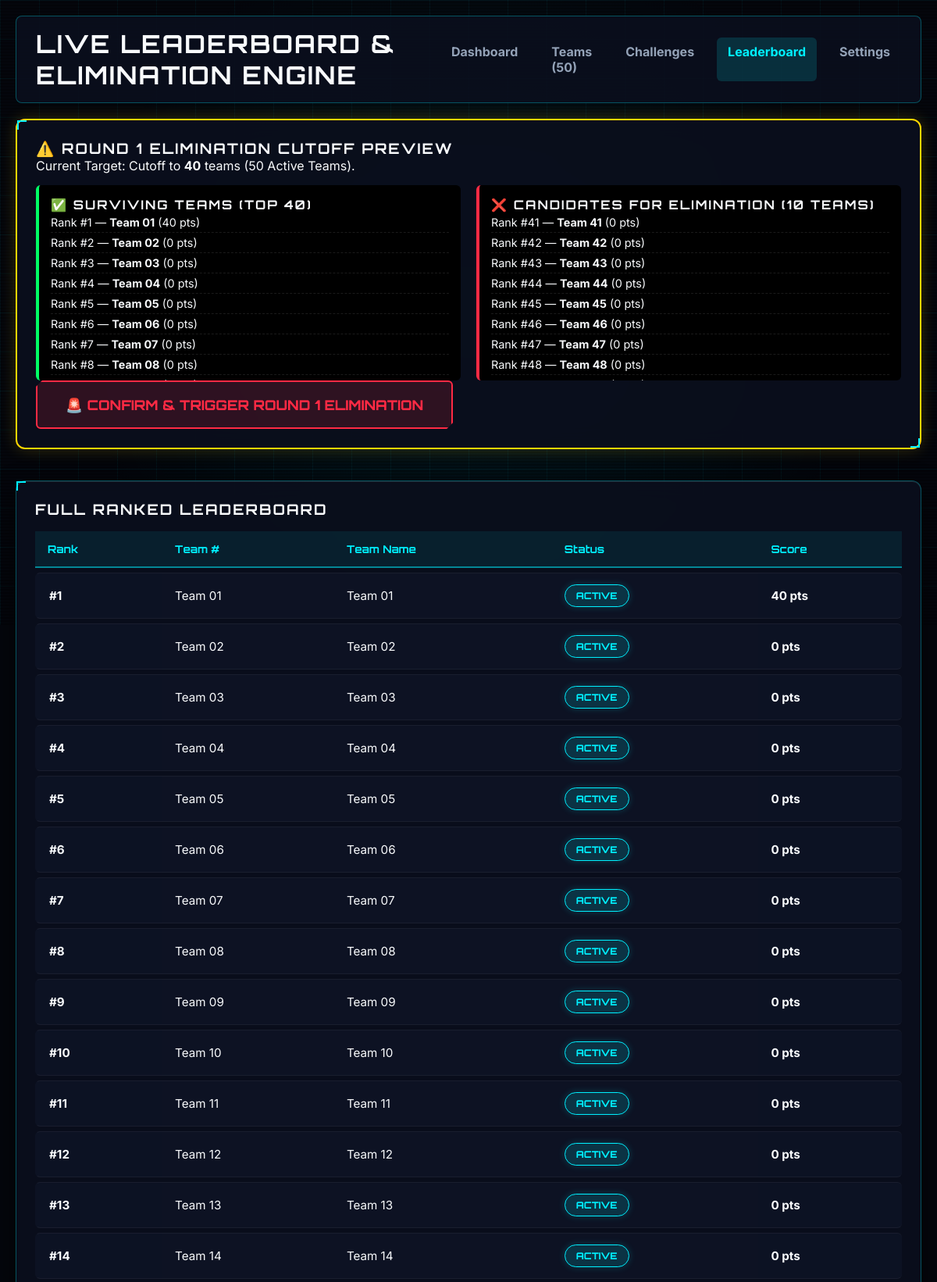
/host/leaderboard (signed in, upper part), run on the app's committed database.
### tables this page shows
CREATE TABLE teams (
    id INTEGER PRIMARY KEY AUTOINCREMENT,
    team_number INTEGER UNIQUE NOT NULL,
    team_name TEXT NOT NULL,
    pin TEXT NOT NULL,
    status TEXT NOT NULL DEFAULT 'ACTIVE', -- ACTIVE, ELIMINATED, FINALIST, WINNER
    score INTEGER NOT NULL DEFAULT 0,
    rank INTEGER DEFAULT NULL,
    created_at TIMESTAMP DEFAULT CURRENT_TIMESTAMP,
    updated_at TIMESTAMP DEFAULT CURRENT_TIMESTAMP
);

### routes/host_routes.py (the view)
@host_bp.route('/leaderboard')
def leaderboard():
    lb = LeaderboardEngine.get_leaderboard()
    event = query_db("SELECT * FROM event WHERE id = 1", one=True)
    cur_round = event['current_round'] if event else 1
    cutoffs = {1: 40, 2: 20, 3: 5, 4: 1}
    target_cutoff = cutoffs.get(cur_round, 40)
    cutoff_preview = LeaderboardEngine.get_cutoff_preview(target_cutoff)
    return render_template('host/leaderboard.html', leaderboard=lb, current_round=cur_round, preview=cutoff_preview)

### database.py (called while the page is built)
def get_db():
    os.makedirs(os.path.dirname(DATABASE_PATH), exist_ok=True)
    conn = sqlite3.connect(DATABASE_PATH, timeout=15)
    conn.row_factory = sqlite3.Row
    conn.execute("PRAGMA foreign_keys = ON;")
    return conn

def query_db(query, args=(), one=False):
    conn = get_db()
    try:
        cur = conn.cursor()
        cur.execute(query, args)
        rv = cur.fetchall()
        return (rv[0] if rv else None) if one else rv
    finally:
        conn.close()

### game/leaderboard.py (called while the page is built)
    @staticmethod
    def update_leaderboard():
        from database import get_db
        conn = get_db()
        try:
            teams = conn.execute("""
                SELECT t.id, t.score, t.team_number, t.status,
                       COALESCE(SUM(s.response_time_ms), 0) as total_time
                FROM teams t
                LEFT JOIN submissions s ON t.id = s.team_id AND s.is_correct = 1
                GROUP BY t.id
                ORDER BY t.score DESC, total_time ASC, t.team_number ASC
            """).fetchall()
            rank = 1
            for team in teams:
                conn.execute("UPDATE teams SET rank = ? WHERE id = ?", (rank, team['id']))
                rank += 1
            conn.commit()
        finally:
            conn.close()
        logger.info(f"Leaderboard ranks updated for {len(teams)} teams.")

    @classmethod
    def get_leaderboard(cls, filter_status=None, limit=None):
        cls.update_leaderboard()
        query = "SELECT id, team_number, team_name, pin, status, score, rank FROM teams"
        args = []
        if filter_status:
            query += " WHERE status = ?"
            args.append(filter_status)
        query += " ORDER BY rank ASC"
        if limit:
            query += f" LIMIT {int(limit)}"
        return query_db(query, args)

    @classmethod
    def get_cutoff_preview(cls, cutoff_count):
        cls.update_leaderboard()
        active_teams = query_db("""
            SELECT id, team_number, team_name, status, score, rank
            FROM teams
            WHERE status != 'ELIMINATED'
            ORDER BY rank ASC
        """)
        survivors = active_teams[:cutoff_count]
        elimination_candidates = active_teams[cutoff_count:]
        return {
            "total_active": len(active_teams),
            "cutoff_count": cutoff_count,
            "survivors": [dict(t) for t in survivors],
            "eliminated": [dict(t) for t in elimination_candidates]
        }

### routes/host_routes.py (called while the page is built)
def check_host_auth():
    return session.get('is_host', False)

### templates/host/leaderboard.html (shortened to what this page needs)
{% extends "base.html" %}
{% block extra_css %}<link rel="stylesheet" href="{{ url_for('static', filename='css/host.css') }}">{% endblock %}
{% block content %}
<div class="host-layout">
    <header class="host-header">
        <div class="header-title">
            <h1>LIVE LEADERBOARD & ELIMINATION ENGINE</h1>
        </div>
        <div class="header-nav">
            <a href="{{ url_for('host.dashboard') }}">Dashboard</a>
            <a href="{{ url_for('host.teams') }}">Teams (50)</a>
            <a href="{{ url_for('host.challenges') }}">Challenges</a>
            <a href="{{ url_for('host.leaderboard') }}" class="active">Leaderboard</a>
            <a href="{{ url_for('host.settings') }}">Settings</a>
        </div>
    </header>
    <div class="panel-box cutoff-box">
        <h3>⚠️ ROUND {{ current_round }} ELIMINATION CUTOFF PREVIEW</h3>
        <p>Current Target: Cutoff to <strong>{{ preview.cutoff_count }}</strong> teams ({{ preview.total_active }} Active Teams).</p>
        <div class="cutoff-breakdown-grid">
            <div class="breakdown-col safe-col">
                <h4>✅ SURVIVING TEAMS (TOP {{ preview.cutoff_count }})</h4>
                <ul>
                    {% for t in preview.survivors %}
                    <li>Rank #{{ t.rank }} — <strong>{{ t.team_name }}</strong> ({{ t.score }} pts)</li>
                    {% endfor %}
                </ul>
            </div>
            <div class="breakdown-col danger-col">
                <h4>❌ CANDIDATES FOR ELIMINATION ({{ preview.eliminated|length }} TEAMS)</h4>
                <ul>
                    {% for t in preview.eliminated %}
                    <li>Rank #{{ t.rank }} — <strong>{{ t.team_name }}</strong> ({{ t.score }} pts)</li>
                    {% endfor %}
                </ul>
            </div>
        </div>
        <div class="mt-3 text-right">
            <button onclick="confirmElimination({{ current_round }}, {{ preview.cutoff_count }})" class="btn-danger btn-large">
                🚨 CONFIRM & TRIGGER ROUND {{ current_round }} ELIMINATION
            </button>
        </div>
    </div>
    <div class="panel-box mt-4">
        <h3>FULL RANKED LEADERBOARD</h3>
        <div class="table-responsive">
            <table class="hud-table">
                <thead>
                    <tr>
                        <th>Rank</th>
                        <th>Team #</th>
                        <th>Team Name</th>
                        <th>Status</th>
                        <th>Score</th>
                    </tr>
                </thead>
                <tbody>
                    {% for row in leaderboard %}
                    <tr class="{% if row.rank <= preview.cutoff_count and row.status != 'ELIMINATED' %}row-safe{% elif row.status == 'ELIMINATED' %}row-eliminated{% else %}row-danger{% endif %}">
                        <td><strong>#{{ row.rank or '-' }}</strong></td>
                        <td>Team {{ "%02d"|format(row.team_number) }}</td>
                        <td>{{ row.team_name }}</td>
                        <td><span class="status-pill status-{{ row.status|lower }}">{{ row.status }}</span></td>
                        <td><strong>{{ row.score }} pts</strong></td>
                    </tr>
                    {% endfor %}
                </tbody>
            </table>
        </div>
    </div>
</div>
{% endblock %}

### static/css/global.css (style rules this page uses)
:root { --bg-dark: #04060c; --bg-panel: rgba(10, 15, 29, 0.9); --bg-card: rgba(15, 23, 42, 0.95); --cyan: #00f0ff; --cyan-glow: 0 0 25px rgba(0, 240, 255, 0.6); --cyan-border: rgba(0, 240, 255, 0.5); --magenta: #ff0055; --magenta-glow: 0 0 25px rgba(255, 0, 85, 0.6); --magenta-border: rgba(255, 0, 85, 0.5); --gold: #ffd700; --gold-glow: 0 0 25px rgba(255, 215, 0, 0.6); --gold-border: rgba(255, 215, 0, 0.5); --green: #00ff66; --green-glow: 0 0 25px rgba(0, 255, 102, 0.6); --green-border: rgba(0, 255, 102, 0.5); --red: #ff2a44; --red-glow: 0 0 25px rgba(255, 42, 68, 0.6); --text-main: #f8fafc; --text-muted: #94a3b8; --border-hud: rgba(0, 240, 255, 0.3); --font-title: 'Orbitron', sans-serif; --font-sub: 'Rajdhani', sans-serif; --font-mono: 'Share Tech Mono', monospace; --font-sans: 'Inter', sans-serif; }
* { box-sizing: border-box; margin: 0; padding: 0; }
body { background-color: var(--bg-dark); color: var(--text-main); font-family: var(--font-sans); min-height: 100vh; overflow-x: hidden; }
h1, h2, h3, h4 { font-family: var(--font-title); letter-spacing: 2px; text-transform: uppercase; }
button, .btn-cyan, .btn-magenta, .btn-gold, .btn-green, .btn-danger, .btn-warning { display: inline-flex; align-items: center; justify-content: center; gap: 8px; padding: 14px 28px; font-family: var(--font-title); font-size: 0.95rem; font-weight: 800; text-transform: uppercase; text-decoration: none; border: 2px solid transparent; border-radius: 6px; cursor: pointer; transition: all 0.25s cubic-bezier(0.4, 0, 0.2, 1); box-shadow: 0 4px 15px rgba(0,0,0,0.5); clip-path: polygon(8px 0, 100% 0, 100% calc(100% - 8px), calc(100% - 8px) 100%, 0 100%, 0 8px); }
.btn-danger { background: rgba(255, 42, 68, 0.15); color: var(--red); border-color: var(--red); }
.btn-large { padding: 18px 36px; font-size: 1.1rem; }
.panel-box { background: var(--bg-panel); border: 1px solid var(--border-hud); border-radius: 12px; padding: 24px; backdrop-filter: blur(16px); box-shadow: 0 10px 30px rgba(0,0,0,0.6), inset 0 1px 0 rgba(255,255,255,0.1); margin-bottom: 20px; position: relative; }
.panel-box::before { content: ''; position: absolute; top: 0; left: 0; width: 10px; height: 10px; border-top: 2px solid var(--cyan); border-left: 2px solid var(--cyan); }
.panel-box::after { content: ''; position: absolute; bottom: 0; right: 0; width: 10px; height: 10px; border-bottom: 2px solid var(--cyan); border-right: 2px solid var(--cyan); }
.status-pill { display: inline-flex; align-items: center; gap: 6px; padding: 6px 14px; font-family: var(--font-title); font-size: 0.75rem; font-weight: 800; border-radius: 20px; text-transform: uppercase; }
.status-active, .status-round_active { background: rgba(0, 240, 255, 0.15); color: var(--cyan); border: 1px solid var(--cyan); box-shadow: 0 0 10px rgba(0,240,255,0.2); }
.hud-table { width: 100%; border-collapse: separate; border-spacing: 0 6px; margin-top: 10px; }
.hud-table th { background: rgba(0, 240, 255, 0.08); color: var(--cyan); font-family: var(--font-title); text-align: left; padding: 14px 16px; font-size: 0.85rem; border-bottom: 2px solid var(--cyan-border); }
.hud-table td { padding: 14px 16px; background: rgba(15, 23, 42, 0.6); border-top: 1px solid rgba(255,255,255,0.05); border-bottom: 1px solid rgba(255,255,255,0.05); font-size: 0.95rem; }
.hud-table tr td:first-child { border-left: 2px solid transparent; border-top-left-radius: 6px; border-bottom-left-radius: 6px; }
.hud-table tr td:last-child { border-top-right-radius: 6px; border-bottom-right-radius: 6px; }

### data on the page
teams: rank "1", team_name "Team 01", score "40", team_number "01", status "ACTIVE"
teams: rank "2", team_name "Team 02", score "0", team_number "02", status "ACTIVE"
teams: rank "3", team_name "Team 03", score "0", team_number "03", status "ACTIVE"
teams: rank "4", team_name "Team 04", score "0", team_number "04", status "ACTIVE"
teams: rank "5", team_name "Team 05", score "0", team_number "05", status "ACTIVE"
teams: rank "6", team_name "Team 06", score "0", team_number "06", status "ACTIVE"
teams: rank "7", team_name "Team 07", score "0", team_number "07", status "ACTIVE"
teams: rank "8", team_name "Team 08", score "0", team_number "08", status "ACTIVE"
teams: rank "41", team_name "Team 41", score "0"
teams: rank "42", team_name "Team 42", score "0"
teams: rank "43", team_name "Team 43", score "0"
teams: rank "44", team_name "Team 44", score "0"
teams: rank "45", team_name "Team 45", score "0"
teams: rank "46", team_name "Team 46", score "0"
teams: rank "47", team_name "Team 47", score "0"
teams: rank "48", team_name "Team 48", score "0"
teams: rank "9", team_number "09", team_name "Team 09", status "ACTIVE", score "0"
teams: rank "10", team_number "10", team_name "Team 10", status "ACTIVE", score "0"
teams: rank "11", team_number "11", team_name "Team 11", status "ACTIVE", score "0"
teams: rank "12", team_number "12", team_name "Team 12", status "ACTIVE", score "0"
teams: rank "13", team_number "13", team_name "Team 13", status "ACTIVE", score "0"
teams: rank "14", team_number "14", team_name "Team 14", status "ACTIVE", score "0"

### other printed values
{{ current_round }} "1"
{{ preview.cutoff_count }} "40"
{{ preview.total_active }} "50"
{{ preview.eliminated|length }} "10"
